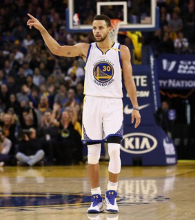
#> input picture src/P_W-Up/photo/he/s_heshuyu.png, 195 x 220 px, found by its file name
$ jupyter execute '0 Handling picture sizes.ipynb'
#> lines starting #> are read from the running program, lines starting #| are printed output that depends on the picture
[cell 1]
import cv2
import numpy as np

[cell 2]
img = cv2.imread('photo\he\s_heshuyu.png')
#> img is the input picture: shape (220, 195, 3); mean B, G, R 79.3, 86.5, 99.2

bili = 0.5
res1 = cv2.resize(img, None, fx=bili, fy=bili, interpolation=cv2.INTER_LINEAR  )#fx,fy scaling ratio
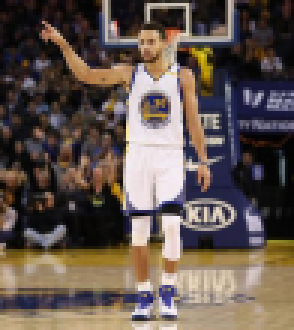
#> res1: shape (110, 98, 3) (shown 3 times larger); mean B, G, R 79.2, 86.5, 99.1
cv2.imwrite('photo\he\s_heshuyu0.5.png',res1)
#> Out = True
